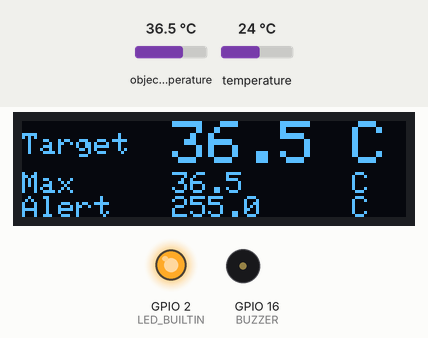
Recording of a sketch running on a simulated ESP8266 (NodeMCU). Parts: 128×32 one-colour display, output pins drawn as LEDs (lit = HIGH, except the on-board LED, lit = LOW), buzzer (waves = sounding, pin HIGH). Dashed ring = blinking. Inputs (shaded band) come from the test bench; at power-on: object temperature 36.5 °C, temperature 24 °C. EEPROM starts erased; what the sketch prints to the serial monitor is not drawn.

Above: at 1.2 s.
1.3 s: object temperature set to 20 °C
At 2.8 s:
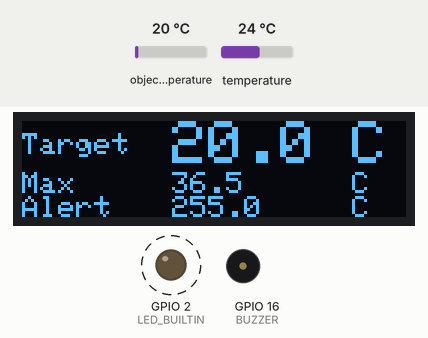
4.3 s: object temperature set to 26 °C
At 6.0 s:
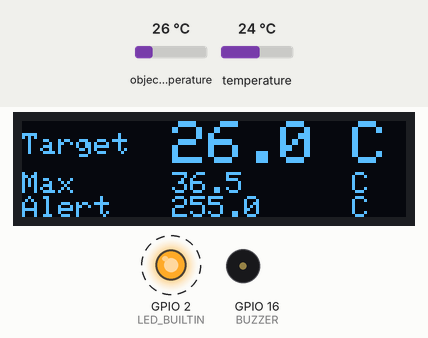
8.8 s: object temperature set to 32 °C
At 11.2 s:
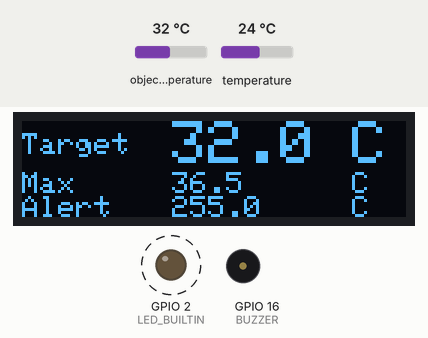
Timing chart, 0 to 11.9 s (numbered marks = the images above; inputs shaded):
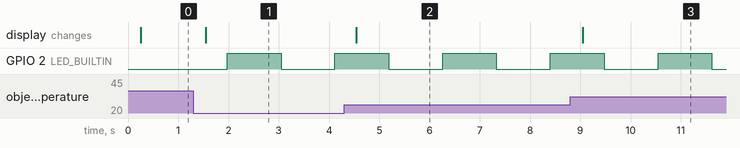

Measured:
- after the input at 1.3 s, the display: changes after 0.24 s (image 1)
- after the input at 4.3 s, the display: changes after 0.24 s (image 2)
- after the input at 8.8 s, the display: changes after 0.25 s (image 3)
- by itself, GPIO 2 (LED_BUILTIN): alternates HIGH for 1.1 s and LOW for 1.1 s

The sketch:

arduino_temperature_alert.ino
```cpp
#include <Wire.h>
#include <Adafruit_MLX90614.h>
#include <ESP8266WiFi.h>
#include <WiFiClient.h>
//#include <ESP8266WebServer.h>
#include <EEPROM.h>
#include <Adafruit_GFX.h>
#include <Adafruit_SSD1306.h>

#define SCREEN_WIDTH 128 // OLED display width, in pixels
#define SCREEN_HEIGHT 32 // OLED display height, in pixels

// Declaration for an SSD1306 display connected to I2C (SDA, SCL pins)
#define OLED_RESET     -1 // Reset pin # (or -1 if sharing Arduino reset pin)
Adafruit_SSD1306 display(SCREEN_WIDTH, SCREEN_HEIGHT, &Wire, OLED_RESET);

#define BUZZER 16 // D0
#define EEPROM_SIZE 1

int print_interval = 15; // x 200ms
int print_interval_count = print_interval;
int high_temp_check = 5; // x 200ms
int high_temp_check_count = high_temp_check;
int led_interval = 5; // x 200ms
int led_interval_count = led_interval;
float alert_temperature = 30;
float recovery_threthold = 1;
float tempA, tempO, tempO_max;
boolean high_temp = false;
boolean alert_on = false;
boolean buzz_on = false;
boolean led_on = false;
int address = 0;
byte val;

const char *ssid = "TEMP_ALERT";
const char *password = "tempalert";

Adafruit_MLX90614 mlx = Adafruit_MLX90614();

WiFiServer server(80);

void setup() {
  Serial.begin(9600);
  mlx.begin();
  pinMode(LED_BUILTIN, OUTPUT);
  pinMode(BUZZER, OUTPUT);

  WiFi.softAP(ssid, password);

  IPAddress myIP = WiFi.softAPIP();
  Serial.print("AP IP address: ");
  Serial.println(myIP);
  //server.on("/", handleRoot);
  server.begin();
  Serial.println("HTTP server started");

  EEPROM.begin(EEPROM_SIZE);
  val = EEPROM.read(address);

  if (val > 0 && val <= 300) {
    alert_temperature = val;
  }
  Serial.print("Alert Temperature: ");
  Serial.println(alert_temperature);

  // SSD1306_SWITCHCAPVCC = generate display voltage from 3.3V internally
  if(!display.begin(SSD1306_SWITCHCAPVCC, 0x3C)) { // Address 0x3C for 128x32
    Serial.println(F("SSD1306 allocation failed"));
  }
}

void loop() {
  tempA = mlx.readAmbientTempC();
  tempO = mlx.readObjectTempC();

  if (tempO > tempO_max) {
    tempO_max = tempO;
  }

  WiFiClient client = server.available();

  if (client) {
    Serial.println("new client");

    String req = client.readStringUntil('\r');
    Serial.println(req);
    client.flush();

    if (req.indexOf("/?alert_temp") > 0) {
      String newVal = req.substring(req.indexOf("=")+1, req.indexOf("HTTP")-1);
      Serial.println(newVal);
      SaveValue(newVal.toInt());
    }

          client.println("HTTP/1.1 200 OK");
          client.println("Content-Type: text/html");
//          client.println("Connection: close");  // the connection will be closed after completion of the response
          client.println("Refresh: 5");  // refresh the page automatically every 5 sec
          client.println();
          client.println("<!DOCTYPE HTML>");
          client.println("<html>");
          client.println("<body>");
          client.print("Alert Temperature: ");
          client.println(alert_temperature);
          client.println("<br>");
          client.println(F("  <form method=\"get\">"));
          client.println(F("  <input type='text' name='alert_temp' id='alert_temp' size=2 autofocus> "));
          client.println(F(" <input type=\"button\" name=\"button\" value=\"SET\" onclick=\"submit();\">"));
          client.println(F("  </form>"));
          client.println("(1 ~ 300)");
          client.println("<br><br>");
          client.print("Max Temperature: ");
          client.println(tempO_max);
          client.println("<br>");
          client.println("<h1>Temperature</h1>");
          client.print("<h2>");
          client.print(tempO);
          client.print("<h2>");
          client.println("<br>");
          client.println("</body>");
          client.println("</html>");

    // give the web browser time to receive the data
    delay(1);
    Serial.println("client disconnected");
  }


  if (--print_interval_count < 1 ) {
    print_interval_count = print_interval;
    Serial.print("Object Temperature = ");Serial.println(tempO);
  }

  if (tempO > alert_temperature || (alert_on && (tempO > alert_temperature - recovery_threthold))) {
    digitalWrite(LED_BUILTIN, LOW);
    high_temp = true;

    if (--high_temp_check_count > 0) { // An alarm is triggered when high temperature is maintained for more than 'high_temp_check' seconds.
      ;
    } else {
      alert_on = true;
      if (buzz_on) {
          digitalWrite(BUZZER, LOW);
          buzz_on = false;
      } else {
          digitalWrite(BUZZER, HIGH);
          buzz_on = true;
      }
    }

    led_interval_count = led_interval;
    led_on = true;
    delay(200);
  } else {
    if (high_temp) {
      digitalWrite(LED_BUILTIN, HIGH);
      led_on = false;
      high_temp = false;
      alert_on = false;
    }
    if (--led_interval_count > 0) {
      ;
    } else {
      if (led_on) {
          digitalWrite(LED_BUILTIN, HIGH);
          led_on = false;
          led_interval_count = led_interval;
      } else {
          digitalWrite(LED_BUILTIN, LOW);
          led_on = true;
          led_interval_count = led_interval;
      }
    }

    high_temp_check_count = high_temp_check;
    digitalWrite(BUZZER, LOW);
    buzz_on = false;
    delay(200);
  }

  // OLED Display
  display.clearDisplay();

  display.setTextSize(1);
  display.setTextColor(WHITE);
  display.setCursor(0,4);
  display.println("Target");

  display.setTextSize(2);
  display.setCursor(50,0);
  display.println(tempO,1);

  display.setCursor(110,0);
  display.println("C");

  display.setTextSize(1);
  display.setTextColor(WHITE);
  display.setCursor(0,17);
  display.println("Max");

  display.setTextSize(1);
  display.setCursor(50,17);
  display.println(tempO_max,1);

  display.setCursor(110,17);
  display.println("C");

  display.setTextSize(1);
  display.setTextColor(WHITE);
  display.setCursor(0,25);
  display.println("Alert");

  display.setTextSize(1);
  display.setCursor(50,25);
  display.println(alert_temperature,1);

  display.setCursor(110,25);
  display.println("C");

  display.display();
}

void SaveValue(int temp)
{
  if (temp > 0 && temp <= 300) {
    Serial.println("New Value Saved");
    if (alert_temperature != temp) {
      alert_temperature = temp;
      EEPROM.write(address, temp);
      EEPROM.commit();
    }
  }
}
```
